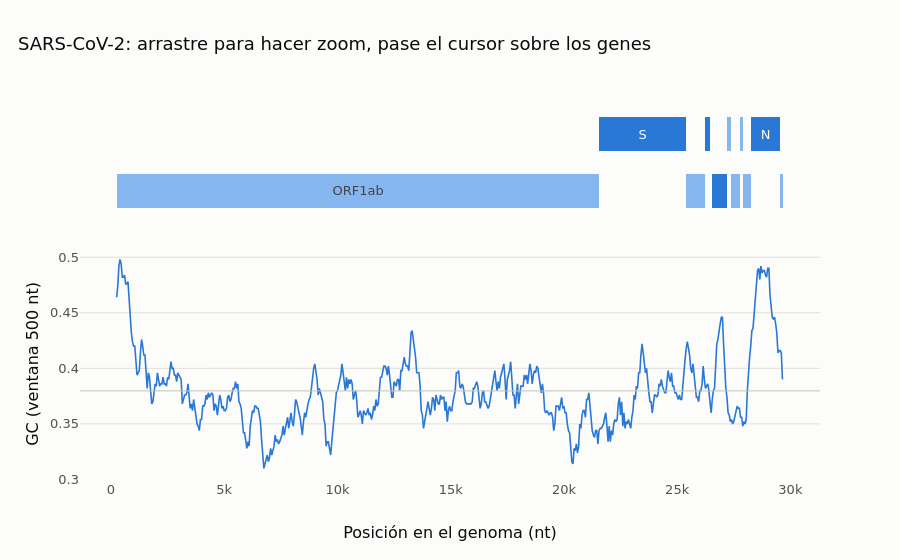

Source (notebook cell):
### Markdown cell above
### 🖱️ Navegador genómico interactivo

La figura estática resume; ahora **explore**. En este mini navegador genómico puede arrastrar para hacer zoom en
cualquier región (pruebe con 26–29 kb, donde los genes están apretados), pasar el cursor sobre cada gen para ver
su producto y su tamaño, y hacer doble clic para volver a la vista completa. Ambos paneles comparten el eje x.

### Code cell
from plotly.subplots import make_subplots

figi = make_subplots(rows=2, cols=1, shared_xaxes=True, row_heights=[0.35, 0.65], vertical_spacing=0.06)
for i, r in genes.iterrows():
    figi.add_bar(x=[r["end"] - r["start"]], base=[r["start"]], y=[i % 2], orientation="h", width=0.6,
                 marker_color=ec.BLUE if r["gene"] in STRUCTURAL else ec.SEQ_BLUE[3], showlegend=False,
                 text=r["gene"] if r["length_nt"] >= 1000 else "", textposition="inside",
                 insidetextanchor="middle", textangle=0,
                 hovertemplate=(f"<b>{r['gene']}</b><br>{r['product']}<br>{r['start']:,}–{r['end']:,} nt"
                                f"<br>{r['length_nt']:,} nt ≈ {r['length_nt'] // 3 - 1:,} aa<extra></extra>"),
                 row=1, col=1)
figi.add_scatter(x=starts + w / 2, y=gc_win, mode="lines", line=dict(color=ec.BLUE, width=1.6),
                 hovertemplate="posición %{x:,.0f}<br>GC = %{y:.3f}<extra></extra>", showlegend=False, row=2, col=1)
figi.add_hline(y=gc_global, line_color=ec.BASELINE, line_width=1, row=2, col=1)
figi.update_yaxes(visible=False, range=[-0.6, 1.6], row=1, col=1)
figi.update_yaxes(title_text="GC (ventana 500 nt)", row=2, col=1)
figi.update_xaxes(title_text="Posición en el genoma (nt)", row=2, col=1)
figi.update_layout(title="SARS-CoV-2: arrastre para hacer zoom, pase el cursor sobre los genes", height=560,
                   barmode="overlay", bargap=0)
figi.show()

### Figure 1 — Plotly figure (JSON) as saved in the notebook; plotly's stock layout.template omitted (floating-point values rounded to 4 significant figures; data arrays with more than 128 entries replaced by an {"elided": "..."} marker saying what was removed)
{"data": [{"base": [266], "hovertemplate": "<b>ORF1ab</b><br>ORF1ab polyprotein<br>266–21,555 nt<br>21,291 nt ≈ 7,096 aa<extra></extra>", "insidetextanchor": "middle", "marker": {"color": "#86b6ef"}, "orientation": "h", "showlegend": false, "text": "ORF1ab", "textangle": 0, "textposition": "inside", "type": "bar", "width": 0.6, "x": [21289], "xaxis": "x", "y": [0], "yaxis": "y"}, {"base": [21563], "hovertemplate": "<b>S</b><br>surface glycoprotein<br>21,563–25,384 nt<br>3,822 nt ≈ 1,273 aa<extra></extra>", "insidetextanchor": "middle", "marker": {"color": "#2a78d6"}, "orientation": "h", "showlegend": false, "text": "S", "textangle": 0, "textposition": "inside", "type": "bar", "width": 0.6, "x": [3821], "xaxis": "x", "y": [1], "yaxis": "y"}, {"base": [25393], "hovertemplate": "<b>ORF3a</b><br>ORF3a protein<br>25,393–26,220 nt<br>828 nt ≈ 275 aa<extra></extra>", "insidetextanchor": "middle", "marker": {"color": "#86b6ef"}, "orientation": "h", "showlegend": false, "text": "", "textangle": 0, "textposition": "inside", "type": "bar", "width": 0.6, "x": [827], "xaxis": "x", "y": [0], "yaxis": "y"}, {"base": [26245], "hovertemplate": "<b>E</b><br>envelope protein<br>26,245–26,472 nt<br>228 nt ≈ 75 aa<extra></extra>", "insidetextanchor": "middle", "marker": {"color": "#2a78d6"}, "orientation": "h", "showlegend": false, "text": "", "textangle": 0, "textposition": "inside", "type": "bar", "width": 0.6, "x": [227], "xaxis": "x", "y": [1], "yaxis": "y"}, {"base": [26523], "hovertemplate": "<b>M</b><br>membrane glycoprotein<br>26,523–27,191 nt<br>669 nt ≈ 222 aa<extra></extra>", "insidetextanchor": "middle", "marker": {"color": "#2a78d6"}, "orientation": "h", "showlegend": false, "text": "", "textangle": 0, "textposition": "inside", "type": "bar", "width": 0.6, "x": [668], "xaxis": "x", "y": [0], "yaxis": "y"}, {"base": [27202], "hovertemplate": "<b>ORF6</b><br>ORF6 protein<br>27,202–27,387 nt<br>186 nt ≈ 61 aa<extra></extra>", "insidetextanchor": "middle", "marker": {"color": "#86b6ef"}, "orientation": "h", "showlegend": false, "text": "", "textangle": 0, "textposition": "inside", "type": "bar", "width": 0.6, "x": [185], "xaxis": "x", "y": [1], "yaxis": "y"}, {"base": [27394], "hovertemplate": "<b>ORF7a</b><br>ORF7a protein<br>27,394–27,759 nt<br>366 nt ≈ 121 aa<extra></extra>", "insidetextanchor": "middle", "marker": {"color": "#86b6ef"}, "orientation": "h", "showlegend": false, "text": "", "textangle": 0, "textposition": "inside", "type": "bar", "width": 0.6, "x": [365], "xaxis": "x", "y": [0], "yaxis": "y"}, {"base": [27756], "hovertemplate": "<b>ORF7b</b><br>ORF7b<br>27,756–27,887 nt<br>132 nt ≈ 43 aa<extra></extra>", "insidetextanchor": "middle", "marker": {"color": "#86b6ef"}, "orientation": "h", "showlegend": false, "text": "", "textangle": 0, "textposition": "inside", "type": "bar", "width": 0.6, "x": [131], "xaxis": "x", "y": [1], "yaxis": "y"}, {"base": [27894], "hovertemplate": "<b>ORF8</b><br>ORF8 protein<br>27,894–28,259 nt<br>366 nt ≈ 121 aa<extra></extra>", "insidetextanchor": "middle", "marker": {"color": "#86b6ef"}, "orientation": "h", "showlegend": false, "text": "", "textangle": 0, "textposition": "inside", "type": "bar", "width": 0.6, "x": [365], "xaxis": "x", "y": [0], "yaxis": "y"}, {"base": [28274], "hovertemplate": "<b>N</b><br>nucleocapsid phosphoprotein<br>28,274–29,533 nt<br>1,260 nt ≈ 419 aa<extra></extra>", "insidetextanchor": "middle", "marker": {"color": "#2a78d6"}, "orientation": "h", "showlegend": false, "text": "N", "textangle": 0, "textposition": "inside", "type": "bar", "width": 0.6, "x": [1259], "xaxis": "x", "y": [1], "yaxis": "y"}, {"base": [29558], "hovertemplate": "<b>ORF10</b><br>ORF10 protein<br>29,558–29,674 nt<br>117 nt ≈ 38 aa<extra></extra>", "insidetextanchor": "middle", "marker": {"color": "#86b6ef"}, "orientation": "h", "showlegend": false, "text": "", "textangle": 0, "textposition": "inside", "type": "bar", "width": 0.6, "x": [116], "xaxis": "x", "y": [0], "yaxis": "y"}, {"hovertemplate": "posición %{x:,.0f}<br>GC = %{y:.3f}<extra></extra>", "line": {"color": "#2a78d6", "width": 1.6}, "mode": "lines", "showlegend": false, "type": "scatter", "x": {"elided": "589 float values"}, "xaxis": "x2", "y": {"elided": "589 float values"}, "yaxis": "y2"}], "layout": {"bargap": 0, "barmode": "overlay", "height": 560, "shapes": [{"line": {"color": "#c3c2b7", "width": 1}, "type": "line", "x0": 0, "x1": 1, "xref": "x2 domain", "y0": 0.3797, "y1": 0.3797, "yref": "y2"}], "title": {"text": "SARS-CoV-2: arrastre para hacer zoom, pase el cursor sobre los genes"}, "xaxis": {"anchor": "y", "domain": [0.0, 1.0], "matches": "x2", "showticklabels": false}, "xaxis2": {"anchor": "y2", "domain": [0.0, 1.0], "title": {"text": "Posición en el genoma (nt)"}}, "yaxis": {"anchor": "x", "domain": [0.671, 1.0], "range": [-0.6, 1.6], "visible": false}, "yaxis2": {"anchor": "x2", "domain": [0.0, 0.611], "title": {"text": "GC (ventana 500 nt)"}}}}
